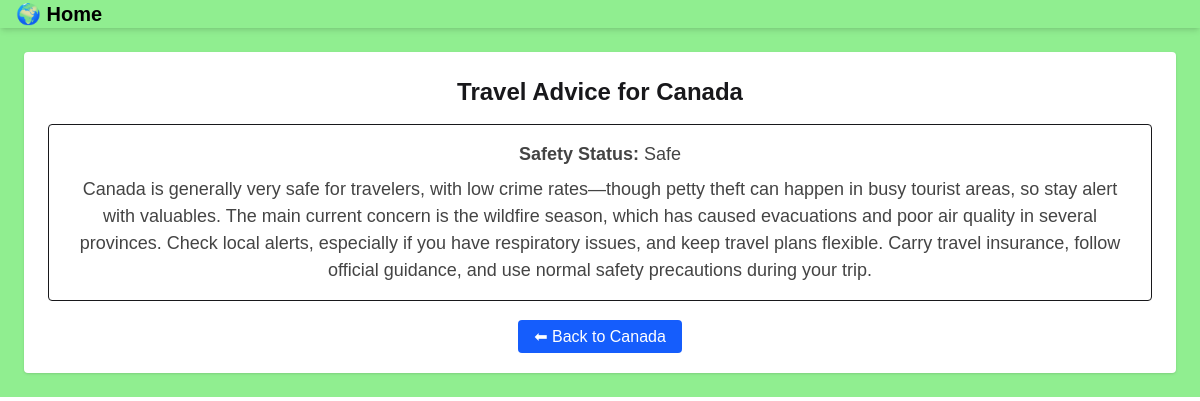
Screenshot of /pages/3/travel-advice/ with the database file from the repository.
### pages/models.py (models this page shows, shortened)
class Page(models.Model):
    COUNTRY_CHOICES = [
        ('gl', 'Gilgit'),
        ('hz', 'Hunza'),
        ('sk', 'Skardu'),
        ('st', 'Swat Valley'),
        ('ak', 'Azad Kashmir'),
    ]
    name = models.CharField(max_length=200)
    image = models.ImageField(upload_to='pages/')
    country = models.CharField(max_length=2, choices=COUNTRY_CHOICES)  # renamed from 'type'
    description = models.TextField(blank=True, null=True)

class TravelGuideline(models.Model):
    page = models.OneToOneField(
        Page,
        on_delete=models.CASCADE,
        related_name="guideline"
    )
    safety_level = models.CharField(max_length=50, choices=[
        ("Safe", "Safe"),
        ("Exercise Caution", "Exercise Caution"),
        ("Not Safe", "Not Safe"),
    ])
    advice = models.TextField()

### pages/views.py (the view)
# urls.py: path('<int:page_id>/travel-advice/', views.travel_advice, name='travel_advice'),
def travel_advice(request, page_id):
    page = get_object_or_404(Page, pk=page_id)
    guideline = getattr(page, "guideline", None)
    return render(request, "pages/page_travel_advice.html", {
        "page": page,
        "guideline": guideline,
    })

### pages/templates/pages/page_travel_advice.html (shortened to what this page needs)
{% extends "layout.html" %}
{% block content %}
<div class="max-w-2xl mx-auto bg-white rounded shadow p-6">
    <h2 class="text-2xl font-bold text-center mb-4">
        Travel Advice for {{ page.name }}
    </h2>
    {% if guideline %}
        <div class="bg-green-50 border border-green-300 rounded p-4">
            <p><strong>Safety Status:</strong> {{ guideline.safety_level  }}</p>
            <p class="mt-2">{{ guideline.advice  }}</p>
        </div>
    {% else %}
        <p class="text-gray-500"><em>No travel advice available yet.</em></p>
    {% endif %}
    <div class="mt-6 text-center">
        <a href="{% url 'page_detail' page.id %}"
           class="px-4 py-2 bg-blue-600 text-white rounded hover:bg-blue-700">
            ⬅ Back to {{ page.name }}
        </a>
    </div>
</div>
{% endblock %}

### static/style.css (style rules this page uses)
body { font-family: Arial, sans-serif; background-color: lightgreen; margin: 0; padding: 0; text-align: center; }
p { color: #444; font-size: 18px; }

### rows the page displays
Page: name "Canada"
TravelGuideline: safety_level "Safe", advice "Canada is generally very safe for travelers, with low crime rates—though petty theft can happen in busy tourist areas, so stay alert with valuables. The main current concern is the wildfire season, which has caused evacuations and poor air quality in several provinces. Check local alerts, especially if you have respiratory issues, and keep travel plans flexible. Carry travel insurance, follow official guidance, and use normal safety precautions during your trip."
